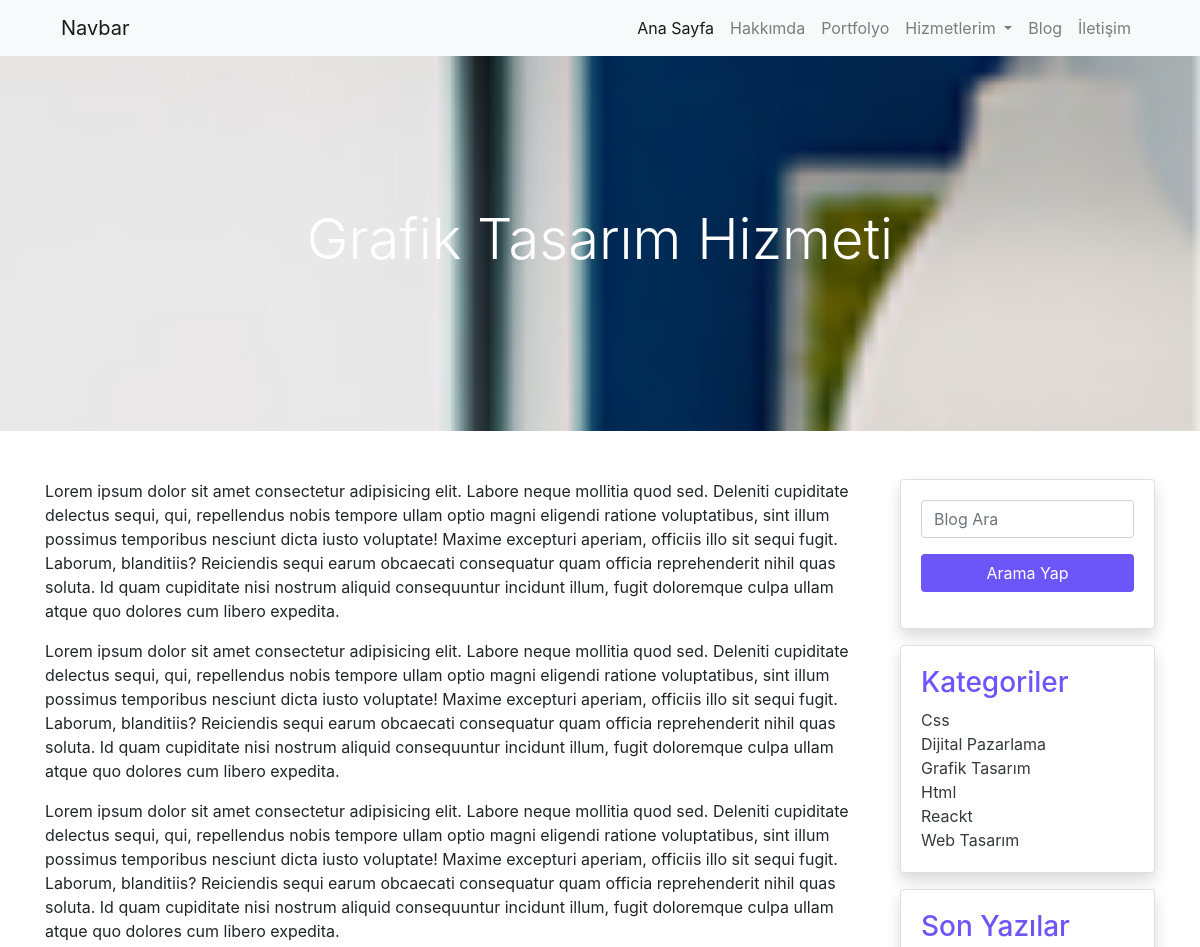
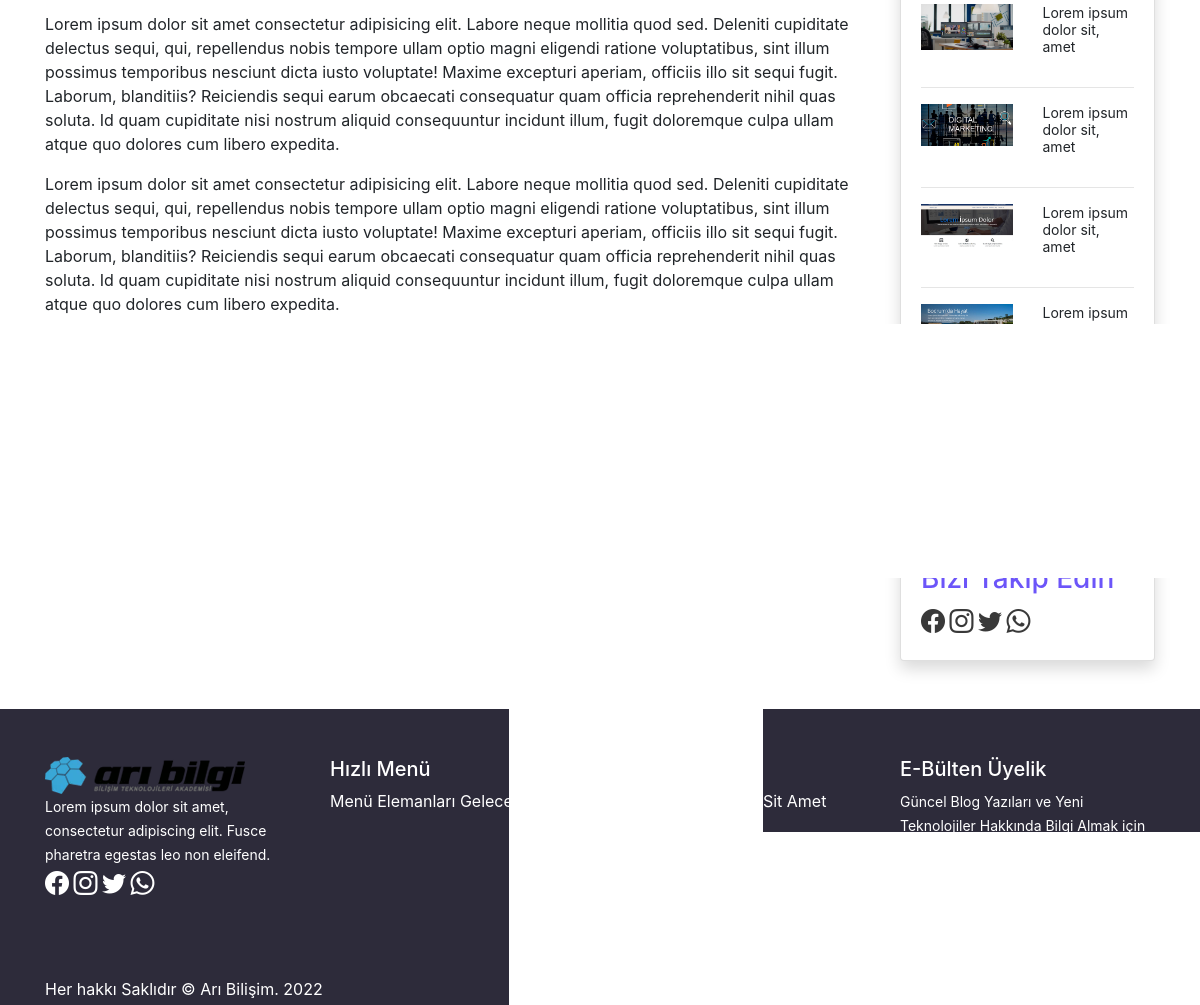
Page /samplepage.php?id=3 on the committed database (2 pictures, top to bottom).
### tables this page shows
CREATE TABLE IF NOT EXISTS `sayfalar` (
  `id` int(11) NOT NULL AUTO_INCREMENT,
  `baslik` varchar(100) NOT NULL,
  `icerik` text NOT NULL,
  `meta` varchar(160) NOT NULL,
  `foto` varchar(50) NOT NULL,
  `fotoalt` varchar(90) NOT NULL,
  `seotitle` varchar(70) NOT NULL,
  `durum` varchar(10) NOT NULL,
  `sayfaturu` varchar(10) NOT NULL,
  `tarih` varchar(10) NOT NULL,
  PRIMARY KEY (`id`)
);

CREATE TABLE IF NOT EXISTS `kategoriler` (
  `id` int(11) NOT NULL AUTO_INCREMENT,
  `kategori` varchar(25) NOT NULL,
  `katturu` varchar(15) NOT NULL,
  `ustkat` varchar(30) NOT NULL,
  `meta` text NOT NULL,
  PRIMARY KEY (`id`)
);

CREATE TABLE IF NOT EXISTS `yazilar` (
  `id` int(11) NOT NULL AUTO_INCREMENT,
  `baslik` varchar(100) NOT NULL,
  `icerik` text NOT NULL,
  `meta` varchar(160) NOT NULL,
  `foto` varchar(150) NOT NULL,
  `fotoalt` varchar(100) NOT NULL,
  `kategori` varchar(25) NOT NULL,
  `tarih` varchar(11) NOT NULL,
  `durum` varchar(15) NOT NULL,
  PRIMARY KEY (`id`)
);

CREATE TABLE IF NOT EXISTS `ayarlar` (
  `id` int(11) NOT NULL AUTO_INCREMENT,
  `adres` varchar(100) NOT NULL,
  `telefon` varchar(15) NOT NULL,
  `email` varchar(100) NOT NULL,
  `harita` text NOT NULL,
  `tanitim` text NOT NULL,
  `logo` varchar(100) NOT NULL,
  `blogbanner` varchar(100) NOT NULL,
  `iletisimbanner` varchar(100) NOT NULL,
  `facebook` varchar(50) NOT NULL,
  `instagram` varchar(50) NOT NULL,
  `twitter` varchar(50) NOT NULL,
  `whatsapp` varchar(100) NOT NULL,
  `analitik` text NOT NULL,
  `konsol` text NOT NULL,
  `piksel` text NOT NULL,
  `copy` varchar(60) NOT NULL,
  PRIMARY KEY (`id`)
);

### samplepage.php (the view, shortened to what this page needs)
<?php
require_once('header.php');
$id = $_GET['id'];
$sorgu_hizmet = $db->prepare('select * from sayfalar where id=?');
$sorgu_hizmet->execute(array($id));
$satir_hizmet = $sorgu_hizmet->fetch();
?>
<section id="hizmetBanner" class="py-15" style="background-image: url('<?php echo substr($satir_hizmet['foto'], 3); ?>');">
    <div class="container">
        <div class="row">
            <div class="col-12 text-center">
                <h1 class="display-4 text-white"><?php echo $satir_hizmet['baslik']; ?></h1>
            </div>
        </div>
    </div>
</section>
<section id="hizmetContent" class="py-5">
    <div class="container">
        <div class="row">
            <div class="col-md-9">
                <main>
                    <div><?php echo $satir_hizmet['icerik']; ?></div>
                </main>
            </div>
            <?php require_once('sidebar.php'); ?>
        </div>
    </div>
</section>
<?php require_once('footer.php'); ?>

### sidebar.php
<div class="col-md-3">
    <div class="row">
        <div class="col-12">
            <div class="card shadow">
                <div class="card-body">
                    <form method="get">
                        <div class="form-group">
                            <input type="search" name="arama" placeholder="Blog Ara" class="form-control">
                        </div>
                        <div class="form-group">
                            <input type="submit" value="Arama Yap" class="btn btn-mor w-100">
                        </div>
                    </form>
                </div>
            </div>
        </div>
    </div>
    <div class="row my-3">
        <div class="col-12">
            <div class="card shadow">
                <div class="card-body">
                    <h3 class="mor">Kategoriler</h3>
                    <?php
                    $sorgu_katlist = $db->prepare('select * from kategoriler order by kategori asc');
                    $sorgu_katlist->execute();
                    if ($sorgu_katlist->rowCount()) {
                        foreach ($sorgu_katlist as $satir_katlist) {
                    ?>
                            <a href="kategoripage.php?kategori=<?php echo $satir_katlist['kategori']; ?>" class="text-dark text-decoration-none"><?php echo $satir_katlist['kategori']; ?></a><br>
                    <?php
                        }
                    }
                    ?>
                </div>
            </div>
        </div>
    </div>
    <div class="row">
        <div class="col-12">
            <div class="card shadow">
                <div class="card-body">
                    <h3 class="mor">Son Yazılar</h3>
                    <?php
                    $sorgu_yazilar = $db->prepare('select * from yazilar order by id desc limit 5');
                    $sorgu_yazilar->execute();
                    if ($sorgu_yazilar->rowCount()) {
                        foreach ($sorgu_yazilar as $satir_yazilar) {
                    ?>
                            <div class="row mt-2">
                                <div class="col-md-6">
                                    <a href="sample.php?id=<?php echo $satir_yazilar['id']; ?>">
                                        <img src="<?php echo substr($satir_yazilar['foto'], 3); ?>" alt="<?php echo $satir_yazilar['fotoalt']; ?>" class="img-fluid">
                                    </a>
                                </div>
                                <div class="col-md-6 smallYazi">
                                    <small><?php echo substr($satir_yazilar['icerik'], 0, 30); ?></small>
                                </div>
                            </div>
                            <hr>
                    <?php
                        }
                    }
                    ?>
                </div>
            </div>
        </div>
    </div>
    <div class="row mt-3 sosmed">
        <div class="col-12">
            <div class="card shadow">
                <div class="card-body">
                    <h3 class="mor">Bizi Takip Edin</h3>
                    <?php
                    $sorgu_sosmed = $db->prepare('select * from ayarlar');
                    $sorgu_sosmed->execute();
                    $satir_sosmed = $sorgu_sosmed->fetch();
                    if ($sorgu_sosmed->rowCount()) {
                    ?>
                        <a href="<?php echo $satir_sosmed['facebook']; ?>" target="_blank"><i class="bi bi-facebook"></i></a>
                        <a href="<?php echo $satir_sosmed['instagram']; ?>" target="_blank"><i class="bi bi-instagram"></i></a>
                        <a href="<?php echo $satir_sosmed['twitter']; ?>" target="_blank"><i class="bi bi-twitter"></i></a>
                        <a href="<?php echo $satir_sosmed['whatsapp']; ?>" target="_blank"><i class="bi bi-whatsapp"></i></a>
                    <?php
                    }
                    ?>
                </div>
            </div>
        </div>
    </div>
</div>

### footer.php (shortened to what this page needs)
<section id="footer" class="pt-5 pb-1 text-white">
    <div class="container">
        <div class="row">
            <div class="col-md-3">
                <img src="<?php echo substr($satir_bottom['logo'],3); ?>" alt="Arı Bilişim Logo"> <br>
                <small><?php echo $satir_bottom['tanitim']; ?></small> <br>
                <a href="<?php echo $satir_bottom['facebook']; ?>" target="_blank"><i class="bi bi-facebook" style="font-size:24px;" ></i></a>
                <a href="<?php echo $satir_bottom['instagram']; ?>" target="_blank"><i class="bi bi-instagram" style="font-size:24px;" ></i></a>
                <a href="<?php echo $satir_bottom['twitter']; ?>" target="_blank"><i class="bi bi-twitter" style="font-size:24px;" ></i></a>
                <a href="<?php echo $satir_bottom['whatsapp']; ?>" target="_blank"><i class="bi bi-whatsapp" style="font-size:24px;" ></i></a>
            </div>
            <div class="col-md-3">
                <h5>Hızlı Menü</h5>
                Menü Elemanları Gelecek
            </div>
            <div class="col-md-3">
                <h5>İletişim</h5>
                <?php echo $satir_bottom['adres']; ?> <br>
                <a href="tel:+9<?php echo $satir_bottom['telefon']; ?>"><?php echo $satir_bottom['telefon']; ?></a> <br>
                <a href="mailto:<?php echo $satir_bottom['email']; ?>"><?php echo $satir_bottom['email']; ?></a>
            </div>
            <div class="col-md-3">
                <h5>E-Bülten Üyelik</h5>
                <small>Güncel Blog Yazıları ve Yeni Teknolojiler Hakkında Bilgi Almak için Lütfen Üye Olun.</small>
                <form method="post" class="mt-2">
                    <div class="form-group">
                        <input type="email" name="email" class="form-control" placeholder="E-Posta Adresiniz">
                    </div>
                    <div class="form-group">
                        <input type="submit" value="Gönder" class="btn btn-success w-100">
                    </div>
                </form>
            </div>
        </div>
        <div class="row">
            <div class="col-md-6">
                <?php
                echo $satir_bottom['copy'] . ' ' . date('Y');
                ?>
            </div>
            <div class="col-md-6 text-right">
                Web Sitesi <a href="#">Kapa Web Tasarım</a> tarafından hazırlanmıştır.
            </div>
        </div>
    </div>
</section>
</body>
</html>

### css/style.css (style rules this page uses)
#footer { background-color: #2d2b3a; }
#footer a { color: #fff; }
.py-15 { padding-top: 150px; padding-bottom: 150px; }
.mor { color: #6c55f9; }
.btn-mor { background-color: #6c55f9; color: #fff; }
.smallYazi p { line-height: 16px !important; }
.sosmed a { color: #393939 !important; font-size: 24px !important; }
#hizmetBanner { background-size: cover; background-position: center center; background-repeat: no-repeat !important; background-attachment: fixed; }

### rows in the picture
sayfalar: foto (picture), baslik "Grafik Tasarım Hizmeti", icerik "Lorem ipsum dolor sit amet consectetur adipisicing elit. Labore neque mollitia quod sed. Deleniti cupiditate delectus sequi, qui, repellendus nobis tempore ullam optio magni eligendi ratione voluptatibus, sint illum possimus temporibus nesciunt dicta iusto voluptate! Maxime excepturi aperiam, officiis illo sit sequi fugit. Laborum, blanditiis? Reiciendis sequi earum obcaecati consequatur quam officia reprehenderit nihil quas soluta. Id quam cupiditate nisi nostrum aliquid consequuntur incidunt illum, fugit doloremque culpa ullam atque quo dolores cum libero expedita. Lorem ipsum dolor sit amet consectetur adipisicing elit. Labore neque mollitia quod sed. Deleniti cupiditate delectus sequi,…"
kategoriler: kategori "Css"
kategoriler: kategori "Dijital Pazarlama"
kategoriler: kategori "Grafik Tasarım"
kategoriler: kategori "Html"
kategoriler: kategori "Reackt"
kategoriler: kategori "Web Tasarım"
yazilar: foto (picture), icerik "Lorem ipsum dolor sit, amet"
yazilar: foto (picture), icerik "Lorem ipsum dolor sit, amet"
yazilar: foto (picture), icerik "Lorem ipsum dolor sit, amet"
yazilar: foto (picture), icerik "Lorem ipsum dolor sit, amet"
yazilar: foto (picture)
ayarlar: logo (picture), tanitim "Lorem ipsum dolor sit amet, consectetur adipiscing elit. Fusce pharetra egestas leo non eleifend.", adres "Lorem Ipsum Dolor Sit Amet", copy "Her hakkı Saklıdır © Arı Bilişim."
